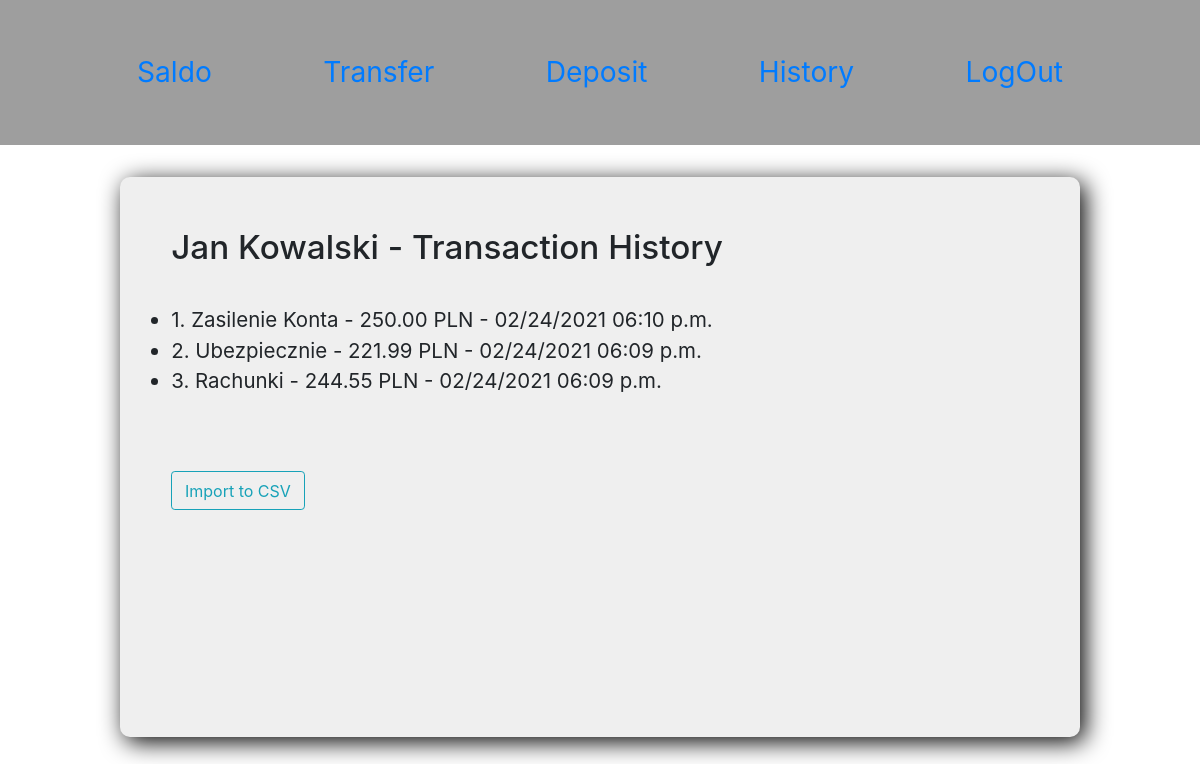
Screenshot of /account/history/ (signed in) with the database file from the repository.
### account/models.py (models this page shows, shortened)
class Transaction(models.Model):
    numeric = RegexValidator(r'^[0-9+]', 'Only digit characters.')
    owner = models.ForeignKey(User, on_delete=models.CASCADE)
    title = models.CharField(max_length=100)
    destinationAccount = models.CharField(max_length=12, validators=[numeric])
    amount = models.DecimalField(decimal_places=2, max_digits=10, validators=[
        MinValueValidator(0.01)])
    transactionDate = models.DateTimeField(default=datetime.now, blank=True)

### account/views.py (the view)
# urls.py: path('account/history/', views.historyView, name='historyView'),
@login_required(login_url='login')
def historyView(request):
    transactions = Transaction.objects.filter(
        owner=request.user).order_by('-transactionDate')
    context = {'transactions': transactions}
    return render(request, 'account/history.html', context)

### account/templates/account/history.html (shortened to what this page needs)
{% extends "account/account.html" %}
{% block content %}
<h1>{{ request.user.first_name }} {{ request.user.last_name }} - Transaction History</h1>
<br>
<ul>
    {% for t in transactions %}
    <li>{{ forloop.counter }}. {{ t.title }} - {{ t.amount }} PLN - {{ t.transactionDate|date:"SHORT_DATE_FORMAT"}} {{t.transactionDate|time:"h:i a"}}</li>
    {% endfor %}
</ul>
<br><br>
<div>
    <form method="post" action="{% url 'importHistory' %}">
        <button class="btn btn-outline-info btn-lg" type="submit">Import to CSV</button>
    </form>
</div>
{% endblock %}

### account/templates/account/account.html (style rules this page uses)
* { margin: 0; padding: 0; box-sizing: border-box; }
html { font-size: 80%; }
body { font-size: 1.6rem; }
h1 { font-size: 2.6rem; }

### rows the page displays
Transaction: title "Zasilenie Konta", amount "250.00", transactionDate "02/24/2021", transactionDate "06:10 p.m."
Transaction: title "Ubezpiecznie", amount "221.99", transactionDate "02/24/2021", transactionDate "06:09 p.m."
Transaction: title "Rachunki", amount "244.55", transactionDate "02/24/2021", transactionDate "06:09 p.m."

### other values shown
{{ request.user.first_name }} "Jan"
{{ request.user.last_name }} "Kowalski"
